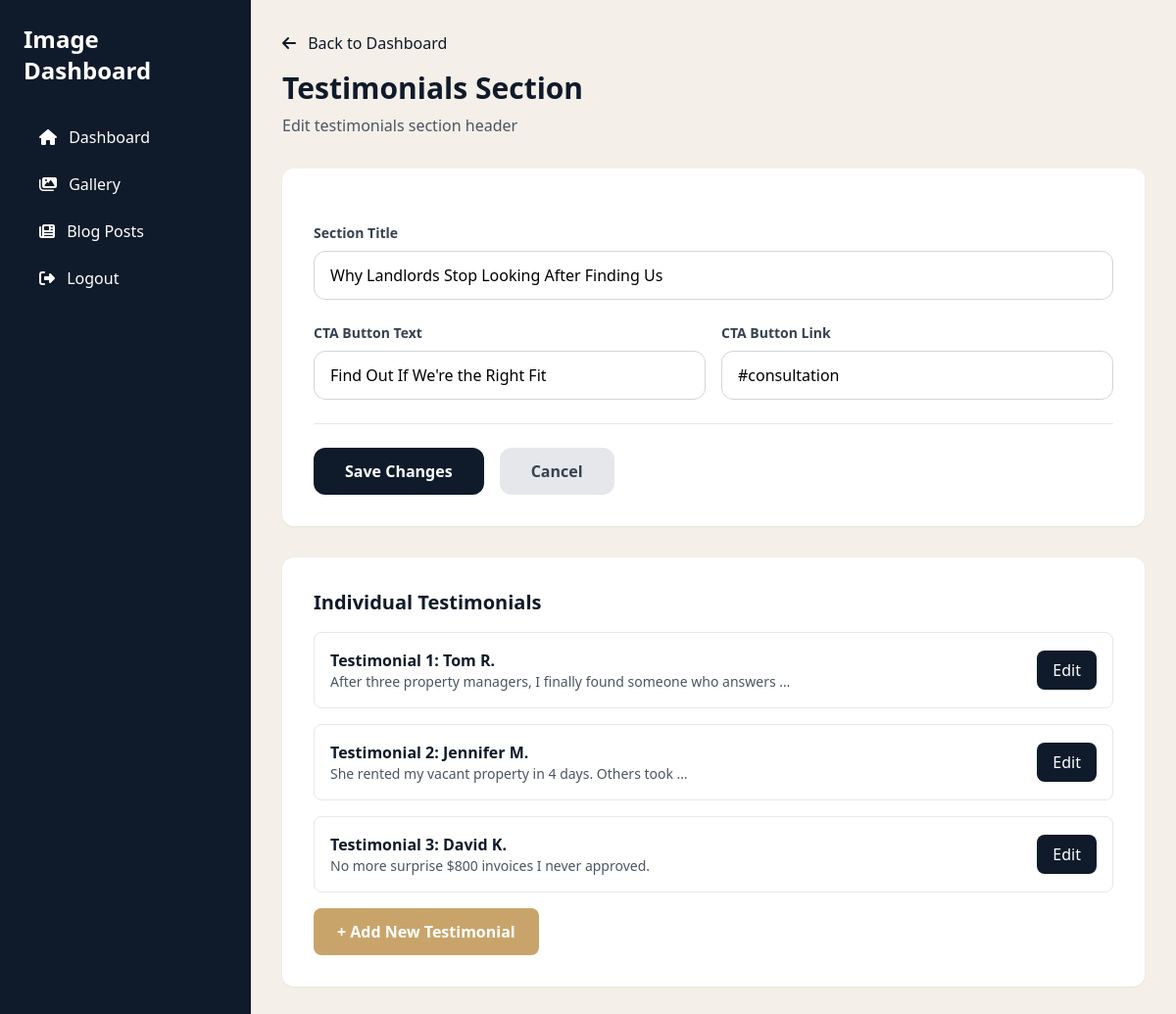
The app's page /dashboard/testimonials/ (signed in) with its own data.
### myApp/models.py (models this page shows, shortened)
class TestimonialsSection(models.Model):
    title = models.CharField(max_length=200, default="Why Landlords Stop Looking After Finding Us")
    cta_text = models.CharField(max_length=100, default="Find Out If We're the Right Fit")
    cta_link = models.CharField(max_length=200, default="#consultation")
    updated_at = models.DateTimeField(auto_now=True)
    class Meta:
        verbose_name = "Testimonials Section"
        verbose_name_plural = "Testimonials Section"
    @classmethod
    def get_instance(cls):
        obj, created = cls.objects.get_or_create(pk=1)
        return obj

class Testimonial(models.Model):
    testimonial_number = models.IntegerField(unique=True, help_text="Testimonial number (1, 2, or 3)")
    avatar_url = models.URLField(blank=True, null=True, help_text="Avatar image URL")
    avatar_alt = models.CharField(max_length=200, blank=True, help_text="Avatar alt text")
    quote_short = models.CharField(max_length=300, help_text="Short quote (italic)")
    quote_long = models.TextField(help_text="Long quote/description")
    author_name = models.CharField(max_length=100, help_text="Author name")
    author_title = models.CharField(max_length=200, help_text="Author title/location")
    updated_at = models.DateTimeField(auto_now=True)
    class Meta:
        ordering = ['testimonial_number']
        verbose_name = "Testimonial"
        verbose_name_plural = "Testimonials"

### myApp/dashboard_views.py (the view)
# urls.py: path('testimonials/', dashboard_views.testimonials_edit, name='testimonials_edit'),
@login_required
def testimonials_edit(request):
    testimonials_section = TestimonialsSection.get_instance()
    testimonials = Testimonial.objects.all().order_by('testimonial_number')
    if request.method == 'POST':
        testimonials_section.title = request.POST.get('title', '')
        testimonials_section.cta_text = request.POST.get('cta_text', 'See What We Can Do')
        testimonials_section.cta_link = request.POST.get('cta_link', '#consultation')
        testimonials_section.save()
        return redirect('dashboard:index')
    return render(request, 'myApp/dashboard/testimonials_edit.html', {
        'testimonials_section': testimonials_section,
        'testimonials': testimonials
    })

### myApp/templates/myApp/dashboard/testimonials_edit.html (shortened to what this page needs)
{% extends "myApp/dashboard/base.html" %}
{% load static %}
{% block content %}
<div class="mb-8">
    <a href="{% url 'dashboard:index' %}" class="text-navy hover:underline mb-4 inline-block">
        <i class="fas fa-arrow-left mr-2"></i> Back to Dashboard
    </a>
    <h2 class="text-3xl font-bold text-navy mb-2">Testimonials Section</h2>
    <p class="text-gray-600">Edit testimonials section header</p>
</div>
<form method="post" class="bg-white rounded-xl shadow-sm p-8 space-y-6">
    <div>
        <label class="block text-sm font-semibold text-gray-700 mb-2">Section Title</label>
        <input type="text" name="title" value="{{ testimonials_section.title|default:'' }}"
               placeholder="Why Landlords Stop Looking After Finding Us"
               class="w-full px-4 py-3 border border-gray-300 rounded-xl focus:border-navy focus:outline-none focus:ring-2 focus:ring-navy/20">
    </div>
    <div class="grid grid-cols-2 gap-4">
        <div>
            <label class="block text-sm font-semibold text-gray-700 mb-2">CTA Button Text</label>
            <input type="text" name="cta_text" value="{{ testimonials_section.cta_text|default:'See What We Can Do' }}"
                   class="w-full px-4 py-3 border border-gray-300 rounded-xl focus:border-navy focus:outline-none focus:ring-2 focus:ring-navy/20">
        </div>
        <div>
            <label class="block text-sm font-semibold text-gray-700 mb-2">CTA Button Link</label>
            <input type="text" name="cta_link" value="{{ testimonials_section.cta_link|default:'#consultation' }}"
                   class="w-full px-4 py-3 border border-gray-300 rounded-xl focus:border-navy focus:outline-none focus:ring-2 focus:ring-navy/20">
        </div>
    </div>
    <div class="flex gap-4 pt-6 border-t">
        <button type="submit" class="bg-navy text-white px-8 py-3 rounded-xl font-semibold hover:bg-navy/90 transition">
            Save Changes
        </button>
        <a href="{% url 'dashboard:index' %}" class="bg-gray-200 text-gray-700 px-8 py-3 rounded-xl font-semibold hover:bg-gray-300 transition">
            Cancel
        </a>
    </div>
</form>
<div class="mt-8 bg-white rounded-xl shadow-sm p-8">
    <h3 class="text-xl font-semibold text-navy mb-4">Individual Testimonials</h3>
    <div class="space-y-4">
        {% for testimonial in testimonials %}
        <div class="border border-gray-200 rounded-lg p-4 flex items-center justify-between">
            <div>
                <p class="font-semibold text-navy">Testimonial {{ testimonial.testimonial_number }}: {{ testimonial.author_name|default:"Untitled" }}</p>
                <p class="text-sm text-gray-600">{{ testimonial.quote_short|truncatewords:10|default:"No quote" }}</p>
            </div>
            <a href="{% url 'dashboard:testimonial_edit' testimonial.id %}" class="bg-navy text-white px-4 py-2 rounded-lg hover:bg-navy/90 transition">
                Edit
            </a>
        </div>
        {% empty %}
        <p class="text-gray-600">No testimonials yet. <a href="{% url 'dashboard:testimonial_new' %}" class="text-navy hover:underline">Create one</a></p>
        {% endfor %}
        <a href="{% url 'dashboard:testimonial_new' %}" class="inline-block bg-gold text-white px-6 py-3 rounded-lg font-semibold hover:bg-gold/90 transition">
            + Add New Testimonial
        </a>
    </div>
</div>
{% endblock %}

### records on screen
TestimonialsSection: title "Why Landlords Stop Looking After Finding Us", cta_text "Find Out If We're the Right Fit", cta_link "#consultation"
Testimonial: testimonial_number "1", author_name "Tom R.", quote_short "After three property managers, I finally found someone who answers …"
Testimonial: testimonial_number "2", author_name "Jennifer M.", quote_short "She rented my vacant property in 4 days. Others took …"
Testimonial: testimonial_number "3", author_name "David K.", quote_short "No more surprise $800 invoices I never approved."
